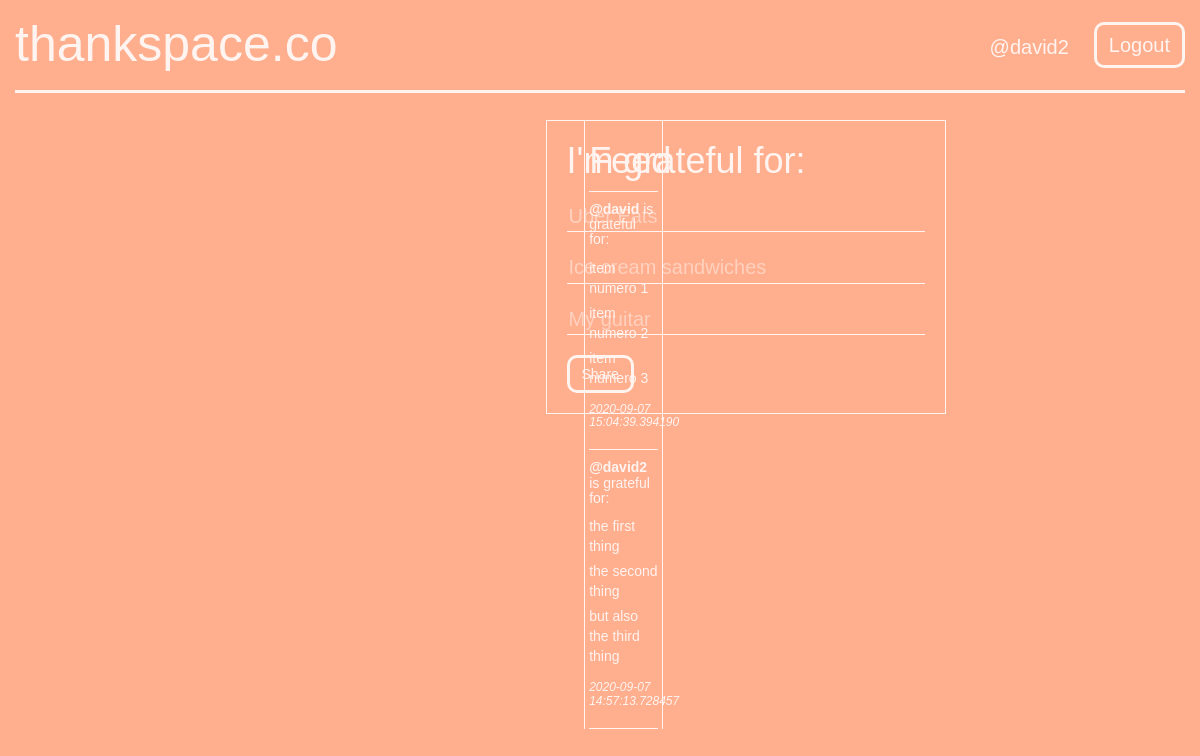
/ (signed in), run on an earlier commit of the app's database.
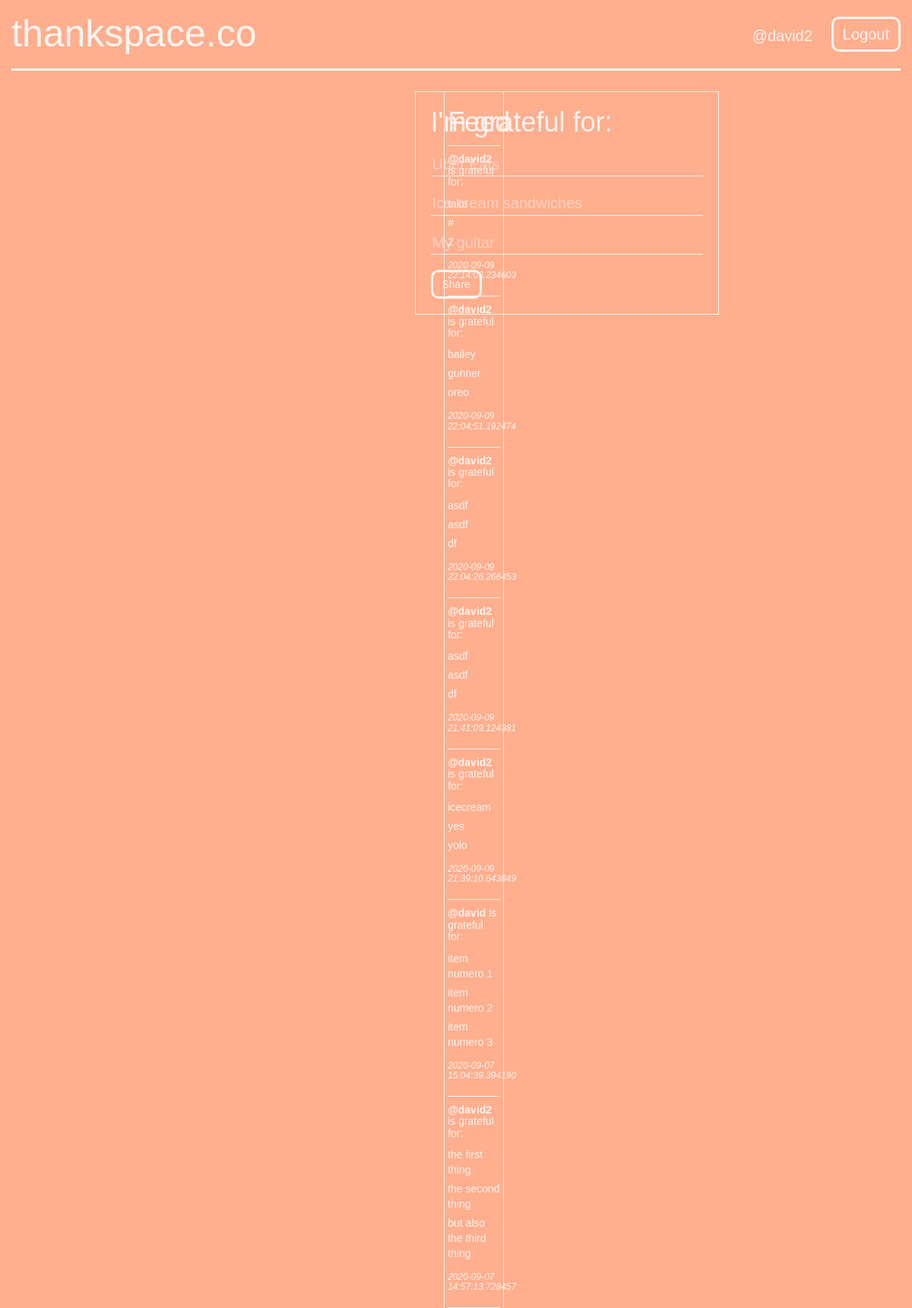
And on a later commit of the database.
### app/models.py (models this page shows, shortened)
class User(UserMixin, db.Model):
    id = db.Column(db.Integer, primary_key=True)
    handle = db.Column(db.String(Config.MAX_HANDLE_LEN), index=True, unique=True)
    email = db.Column(db.String(Config.MAX_EMAIL_LEN), index=True, unique=True)
    password_hash = db.Column(db.String(128))
    posts = db.relationship('Post', backref='author', lazy='dynamic')
    followed = db.relationship(
        'User', secondary=followers,
        primaryjoin=(followers.c.follower_id == id),
        secondaryjoin=(followers.c.followed_id == id),
        backref=db.backref('followers', lazy='dynamic'), lazy='dynamic')
    def __repr__(self):
        return f'@{self.handle}'
    def followed_posts(self):
        followed = Post.query.join(
            followers, (followers.c.followed_id == Post.user_id)).filter(
                followers.c.follower_id == self.id)
        own = Post.query.filter_by(user_id=self.id)
        return followed.union(own).order_by(Post.timestamp.desc())

class Post(db.Model):
    id = db.Column(db.Integer, primary_key=True)
    item1 = db.Column(db.String(Config.MAX_ITEM_LEN))
    item2 = db.Column(db.String(Config.MAX_ITEM_LEN))
    item3 = db.Column(db.String(Config.MAX_ITEM_LEN))
    timestamp = db.Column(db.DateTime, index=True, default=datetime.utcnow)
    user_id = db.Column(db.Integer, db.ForeignKey('user.id'))

### app/routes.py (the view, shortened to what this page needs)
@app.route('/index', methods=['GET', 'POST'])
@app.route('/', methods=['GET', 'POST'])
def index():
    form = GratefulForm()
    placeholders = random.sample(app.config['PLACEHOLDERS'], 3)
    feed = None
    if current_user.is_authenticated:
        feed = current_user.followed_posts()
    return render_template('index.html', grateful_form=form, placeholders=placeholders, feed=feed)

### app/forms.py
class GratefulForm(FlaskForm):
    item1 = StringField('Number 1', validators=[DataRequired(), Length(max=Config.MAX_ITEM_LEN, message=f"Each entry must be {Config.MAX_ITEM_LEN} characters or less")])
    item2 = StringField('Number 2', validators=[DataRequired(), Length(max=Config.MAX_ITEM_LEN, message=f"Each entry must be {Config.MAX_ITEM_LEN} characters or less")])
    item3 = StringField('Number 3', validators=[DataRequired(), Length(max=Config.MAX_ITEM_LEN, message=f"Each entry must be {Config.MAX_ITEM_LEN} characters or less")])
    submit = SubmitField('Share')

### app/models.py (called while the page is built)
@login.user_loader
def load_user(id):
    return User.query.get(int(id))

### app/templates/index.html (shortened to what this page needs)
{% extends "base.html" %}
{% import "bootstrap/wtf.html" as wtf %}
{% block page_content %}
<div class="index">
    <div class="half-twt half-twt1">
        <div class="grateful-form">
            <div class="light-text display-3 w-25 text-left">
                <h1>I'm grateful for:</h1>
            </div>
            <form method="post" role="form" enctype="multipart/form-data">
                <div class="grateful-item">
                    {{ grateful_form.item1(class="ts-form post-form grateful-item-form", placeholder=placeholders[0]) }}
                </div>
                <div class="grateful-item">
                    {{ grateful_form.item2(class="ts-form post-form grateful-item-form", placeholder=placeholders[1]) }}
                </div>
                <div class="grateful-item">
                    {{ grateful_form.item3(class="ts-form post-form grateful-item-form", placeholder=placeholders[2]) }}
                </div>
                <div class="grateful-submit">
                    {{ wtf.form_field(grateful_form.submit, button_map={'submit':'primary'}) }}
                </div>
            </form>
        </div>
    </div>
    <div class="half-twt half-twt2">
        <div class="twt-feed">
            {% if feed %}
            <h1>Feed</h1>
            {% for post in feed %}
            <div class="post">
                <h5><strong>{{post.author}}</strong> is grateful for:</h5>
                <p>{{post.item1}}</p>
                <p>{{post.item2}}</p>
                <p>{{post.item3}}</p>
                <h6><em>{{post.timestamp}}</em></h6>
            </div>
            {% endfor %}
        </div>
        {% endif %}
    </div>
</div>
{% endblock %}

### app/templates/base.html (shortened to what this page needs)
{% extends "bootstrap/base.html" %}
{% block head %}
{{super()}}
{% endblock %}
{% block styles %}
{{super()}}
<link rel="stylesheet" type="text/css" href="{{ url_for('static', filename='clorstyles.css') }}">
{% endblock %}
{% block content %}
<div class="container-fluid">
    <div class="header-overall">
        <div class="header">
            <div class="thankspace">
                <div class='big-text'><a href="{{url_for('index')}}" class='light-text'>thankspace.co</a></div>
            </div>
            <div class="text-right">
                {% if current_user.is_anonymous %}
                <a href="{{url_for('register')}}"><button type="button" class="btn btn-primary font-weight-bold">Register</button></a>
                <a href="{{url_for('login')}}"><button type="button" class="btn btn-primary font-weight-bold">Login</button></a>
                {% else %}
                <a href="/@{{current_user.handle}}" class="light-text">@{{current_user.handle}}</a>
                <a href="{{url_for('logout')}}"><button type="button" class="btn btn-primary font-weight-bold">Logout</button></a>
                {% endif %}
            </div>
        </div>
        <hr class="top">
    </div>
    {% block page_content %}{% endblock %}
</div>
{% endblock %}

### app/static/clorstyles.css (style rules this page uses)
:root { --text-color: #fff4f0; --backg-color: #ffae8e; --accent-color: #ff8ea7; }
body, a { font-family: Helvetica, sans-serif; color: var(--text-color); }
body { background: var(--backg-color); margin: 0; padding: 0; }
.btn { background-color: transparent !important; border-color: var(--text-color) !important; border-width: 3px !important; border-radius: 10px !important; color: var(--text-color) !important; }
.container-fluid { justify-items: center; }
.header, .user-info { margin: 0; padding: 0; display: flex; align-items: center; justify-content: space-between; }
.header-overall { width: 100%; height: 100px; position: fixed; background-color: var(--backg-color); z-index: 10; }
.header { height: 90px; }
.thankspace { font-size: 50px; }
.text-right { height: 100%; margin-right: 0; display: flex; align-items: center; margin-right: 20px; }
.text-right button { font-size: 20px; margin-right: 10px; }
.text-right a.light-text { margin-right: 25px; padding-top: 5px; font-size: 20px; }
hr.top { border: none; margin: 0; height: 3px; background-color: var(--text-color); margin-right: 30px; }
.user-info, .grateful-form, .twt-feed, .register-form { margin: auto; margin-top: 20px; width: 90%; justify-content: space-between; }
.post { padding-bottom: 10px; border-bottom: var(--text-color) 1px solid; }
.post p { margin-bottom: 5px; }
.post h6 { padding-top: 5px; }
.half-twt1 { position: fixed; top: 120px; margin-left: 2%; width: 40%; max-width: 400px; border: var(--text-color) 1px solid; }
.half-twt2 { position: relative; top: 120px; left: 40%; width: 50%; max-width: 500px; border-left: var(--text-color) 1px solid; border-right: var(--text-color) 1px solid; border-top: var(--text-color) 1px solid; }
.grateful-form { margin-bottom: 20px; }
.grateful-item, .grateful-form h1, .login-item, .login-submit { margin-bottom: 20px; }
.grateful-item-form { width: 100%; }
::placeholder { color: var(--text-color); opacity: 0.5; }
input { background-color: transparent !important; border: none; outline: none; border-bottom: var(--text-color) 1px solid; box-shadow: inset 0px 0px 0px 0px var(--backg-color); color: var(--text-color) !important; font-size: 36px; overflow: hidden; }
#item1, #item2, #item3 { font-size: 20px; }
.twt-feed h1 { padding-bottom: 10px; border-bottom: var(--text-color) 1px solid; }

What changed in the data, as far as the page shows it:
added Post: author "@david2", item1 "take", item2 "#", item3 "2", timestamp "2020-09-09 22:14:06.234603"
added Post: author "@david2", item1 "bailey", item2 "gunner", item3 "oreo", timestamp "2020-09-09 22:04:51.192474"
added Post: author "@david2", item1 "asdf", item2 "asdf", item3 "df", timestamp "2020-09-09 22:04:26.266453"
added Post: author "@david2", item1 "asdf", item2 "asdf", item3 "df", timestamp "2020-09-09 21:41:09.124381"
added Post: author "@david2", item1 "icecream", item2 "yes", item3 "yolo", timestamp "2020-09-09 21:39:10.643849"
